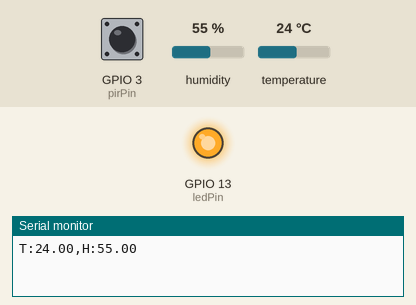
Recording of a sketch running on a simulated ESP32. Parts: output pins drawn as LEDs (lit = HIGH), the last lines printed to the serial monitor. Inputs (shaded band) come from the test bench; at power-on: GPIO 3 (pirPin) LOW, humidity 55 %, temperature 24 °C.

Above: at 2.2 s.
2.3 s: GPIO 3 (pirPin) pulsed HIGH 5 times (0.12 s each, 0.3 s apart)
At 4.9 s:
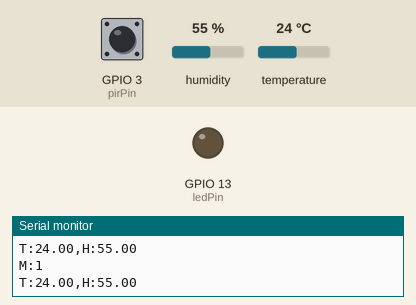
Timing chart, 0 to 13.4 s (numbered marks = the images above; inputs shaded):
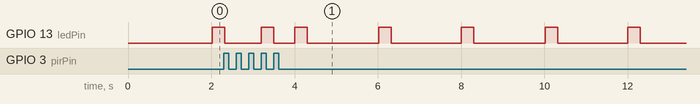

The sketch:

arduino_code.ino
```cpp
#include <DHT.h>

#define DHTTYPE DHT11

const int dhtPin = 2;
const int ledPin = 13;
const int pirPin = 3;
volatile bool motionDetected = false;

DHT dht(dhtPin, DHTTYPE);

unsigned long lastRead = 0;
const unsigned long interval = 2000;

// Non-blocking LED flash state -- no delay() here, so it can't interfere
// with PIR interrupt timing or slow down the main loop.
const unsigned long LED_FLASH_MS = 300;
volatile unsigned long lastTriggerTime = 0;
const unsigned long DEBOUNCE_MS = 3000;
unsigned long lastLedFlash = 0;

void flashLed() {
  digitalWrite(ledPin, HIGH);
  lastLedFlash = millis();
  if (lastLedFlash == 0) lastLedFlash == 1;
}

void setup() {
  digitalWrite(ledPin, HIGH);
  delay(1000);
  digitalWrite(ledPin, LOW);

  Serial.begin(9600);   // wired directly to ESP32 RX/TX (through a voltage divider)
                         // — disconnect this wire before uploading new sketches
  dht.begin();

  pinMode(pirPin, INPUT);
  pinMode(ledPin, OUTPUT);
  digitalWrite(ledPin, LOW);
  attachInterrupt(digitalPinToInterrupt(pirPin), pirISR, RISING);
}

void loop() {
  // Turn the LED back off once its flash window has elapsed. Checked every
  // loop iteration, but cheap -- just a comparison, no blocking.
  if (lastLedFlash != 0 && (millis() - lastLedFlash > LED_FLASH_MS)) {
    digitalWrite(ledPin, LOW);
    lastLedFlash = 0;
  }

  unsigned long now = millis();
  if (now - lastRead >= interval) {
    lastRead = now;
    float h = dht.readHumidity();
    float t = dht.readTemperature();
    if (!isnan(h) && !isnan(t)) {
      Serial.print("T:");
      Serial.print(t);
      Serial.print(",H:");
      Serial.println(h);
      flashLed();
    }
  }

  if (motionDetected) {
    Serial.println("M:1");  // matches parseLine handling on the ESP32 side
    flashLed();
    motionDetected = false;
  }
}

void pirISR() {
  unsigned long now = millis();
  if (now - lastTriggerTime > DEBOUNCE_MS) {
    motionDetected = true;
    lastTriggerTime = now;
  }
}
```
